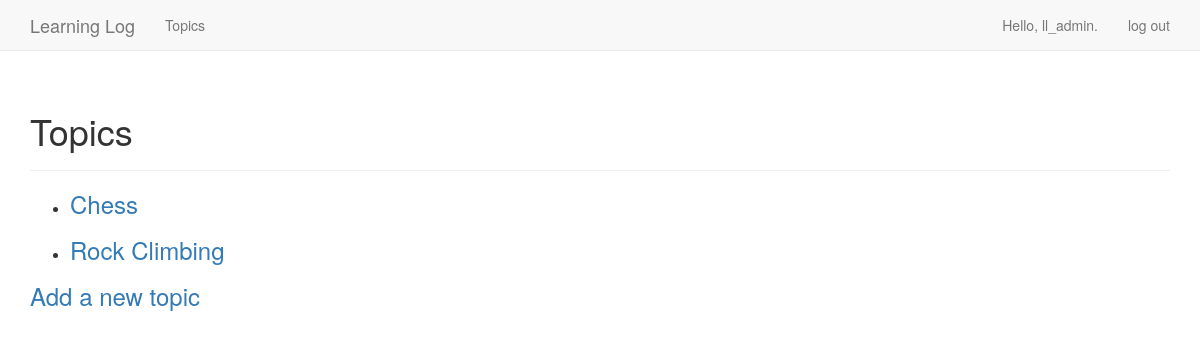
Page /topics/ (signed in) on the earlier database version.
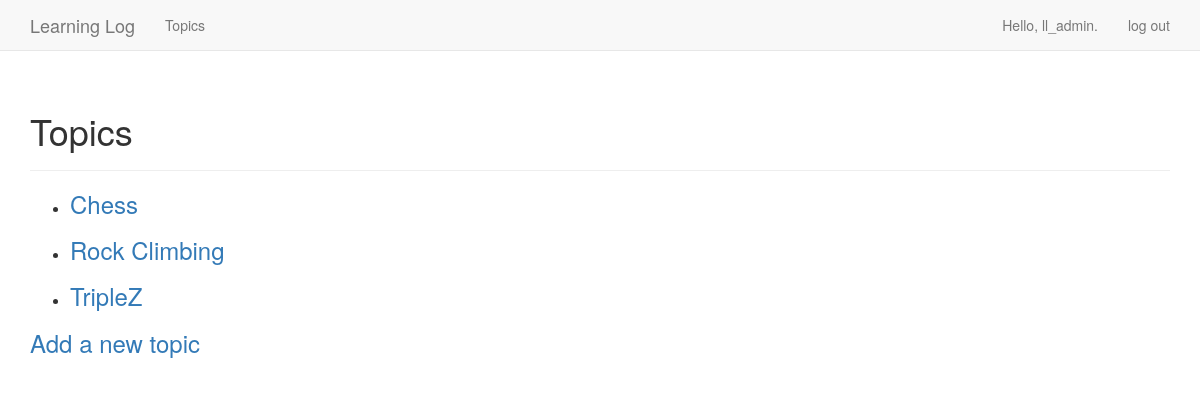
Same page on the later database version.
### learning_logs/models.py (models this page shows)
class Topic(models.Model):
    text = models.CharField(max_length=200)
    date_added = models.DateTimeField(auto_now_add=True)
    owner = models.ForeignKey(User, on_delete=models.PROTECT)
    public = models.BooleanField()
    def __str__(self):
        return self.text

### learning_logs/views.py (the view)
# urls.py: re_path(r'^topics/$', views.topics, name='topics'),
@login_required
def topics(request):
    topics = Topic.objects.filter(Q(owner=request.user) | Q(
        public=True)).order_by('date_added')
    context = {'topics': topics}
    return render(request, 'learning_logs/topics.html', context)

### learning_logs/templates/learning_logs/topics.html
{% extends "learning_logs/base.html" %}
{% block header %}
    <h1>Topics</h1>
{% endblock %}
{% block content %}
    <ul>
        {% for topic in topics %}
            <li>
                <h3>
                    <a href="{% url 'learning_logs:topic' topic.id %}">
                        {{ topic }}
                    </a>
                </h3>
            </li>
        {% empty %}
            <li>No topic have been added yet.</li>
        {% endfor %}
    </ul>
    <h3>
        <a href="{% url 'learning_logs:new_topic' %}"> Add a new topic</a>
    </h3>
{% endblock %}

### learning_logs/templates/learning_logs/base.html (shortened to what this page needs)
{% load bootstrap3 %}
<!DOCTYPE html>
<html lang="en">
<head>
    {% bootstrap_css %}
</head>
<body>
    <nav class="navbar navbar-default navbar-static-top">
        <div class="container">
            <div class="navbar-header">
                <a class="navbar-brand" href="{% url 'learning_logs:index' %}">
                    Learning Log</a>
            </div>
            <div id="navbar" class="navbar-collapse collapse">
                <ul class="nav navbar-nav">
                    <li>
                        <a href="{% url 'learning_logs:topics' %}">Topics</a>
                    </li>
                </ul>
                <ul class="nav navbar-nav navbar-right">
                    {% if user.is_authenticated %}
                        <li>
                            <a>Hello, {{ user.username }}.</a>
                        </li>
                        <li>
                            <a href="{% url 'users:logout' %}">log out</a>
                        </li>
                    {% endif %}
                </ul>
            </div>
        </div>
    </nav>
    <div class="container">
        <div class="page-header">
            {% block header %}
            {% endblock %}
        </div>
        <div>
            {% block content %}
            {% endblock %}
        </div>
    </div>
</body>
</html>

Differences in the rows shown:
added Topic: text "TripleZ"
